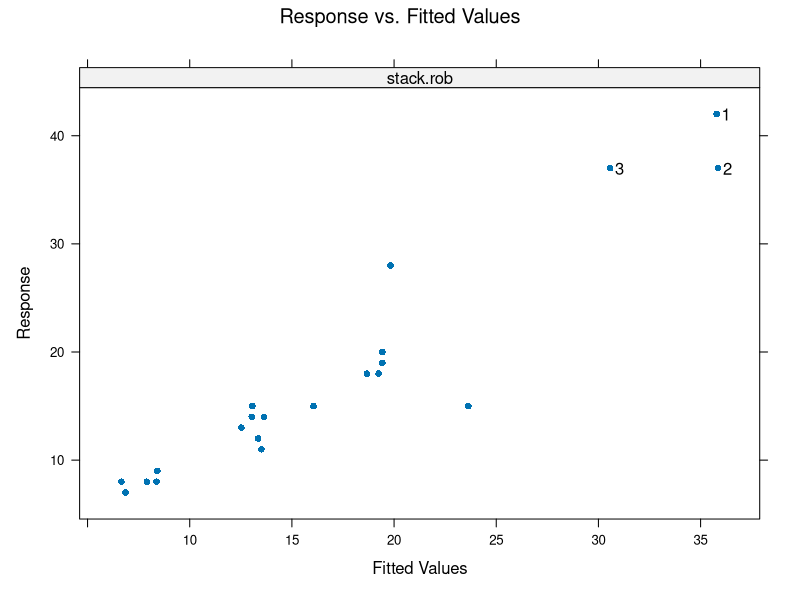

Reproduce this figure in R.
library(robust)


### Name: plot.lmRob
### Title: Diagnostic Regression Plots
### Aliases: plot.lmRob
### Keywords: methods hplot

### ** Examples

data(stack.dat)
stack.rob <- lmRob(Loss ~ ., data = stack.dat)
plot(stack.rob, which.plots = 6)
